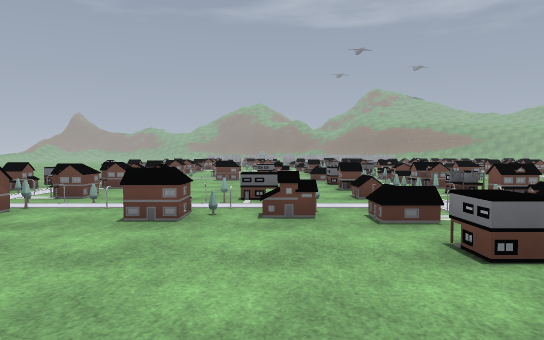
View 1 (above)

16 first-person views from a walk through a level from a Godot 3-D game. The camera is 1.4 m above the floor, tilts 2° down and sees 70° across. The floor is counted in squares, 2 m on a side. Each view is taken from the middle of a square. On the plan, view 1 faces up. The plan holds only what a view shows up to about 11 squares ahead; the rest is blank. The place goes on beyond the plan. Characters and animated objects are left out. Surface patterns are stand-ins for the level's own textures.

View 2
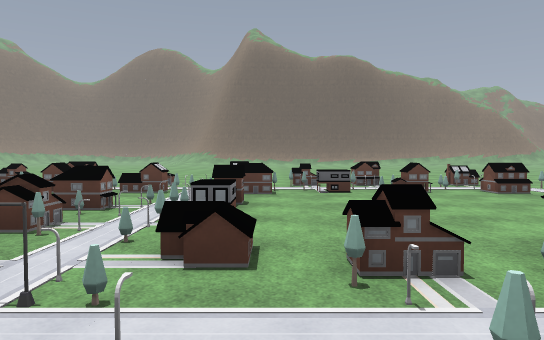

View 3
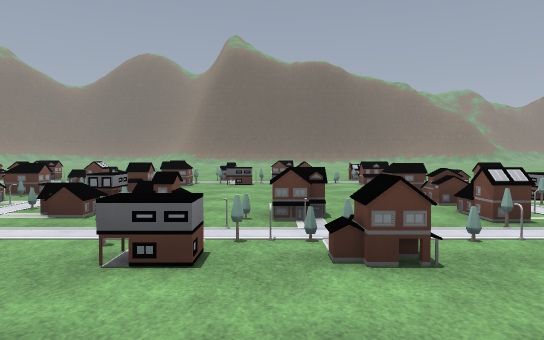

View 4
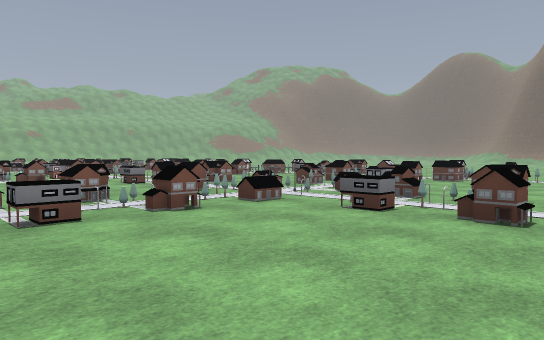

View 5
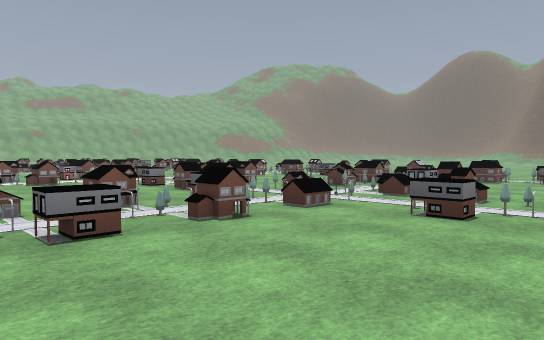

View 6
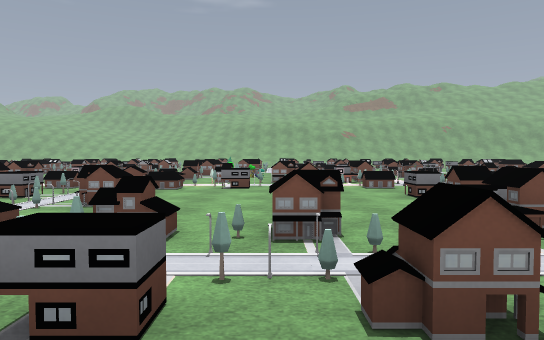

View 7
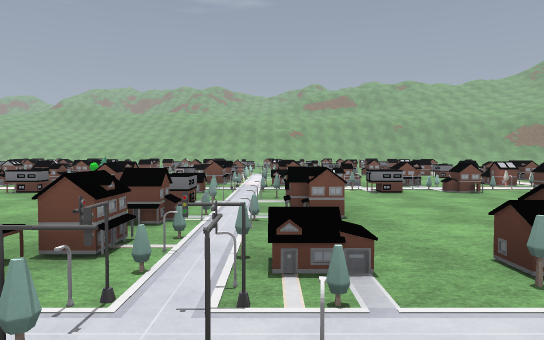

View 8
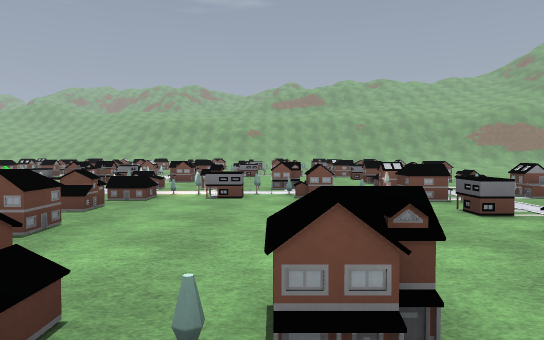

View 9
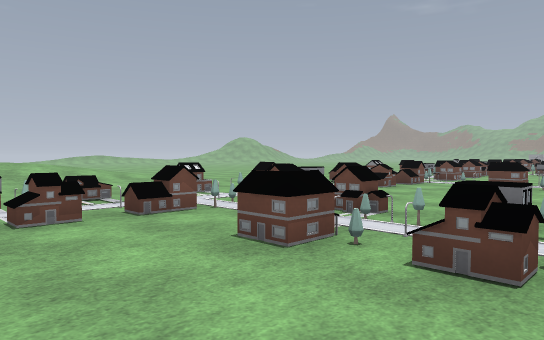

View 10
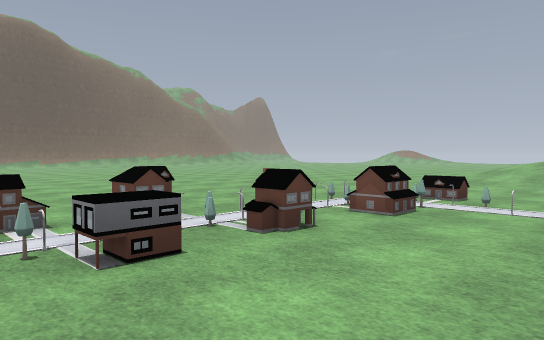

View 11
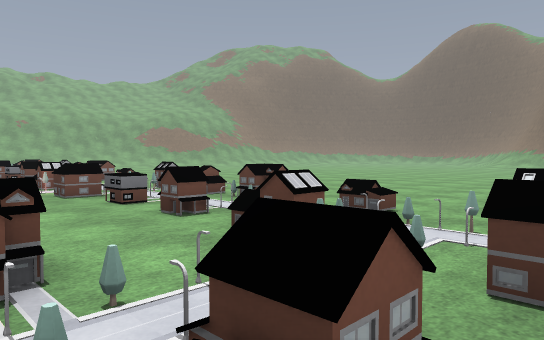

View 12
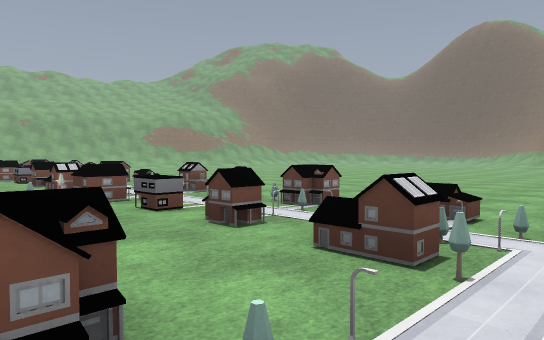

View 13
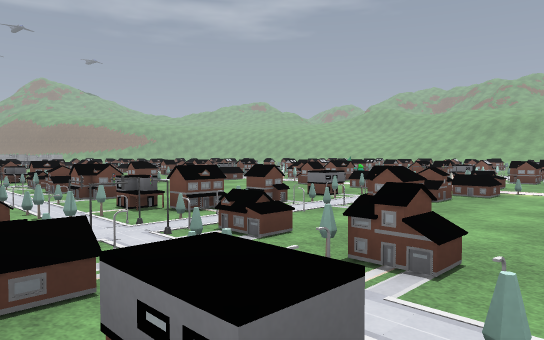

View 14
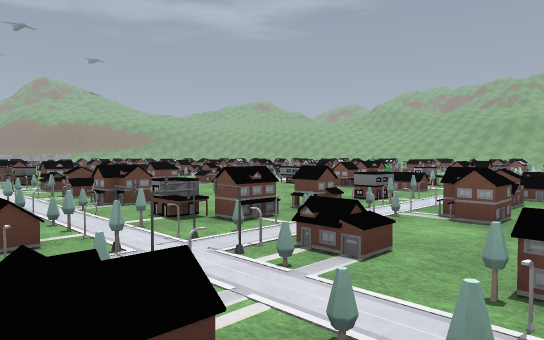

View 15
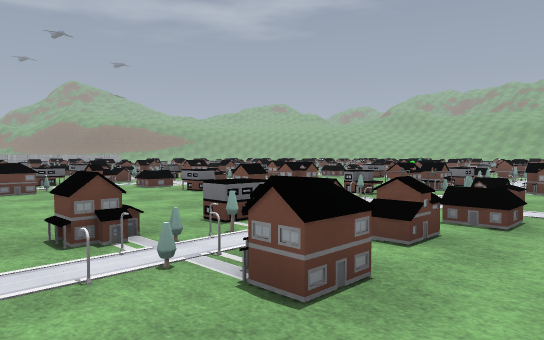

View 16
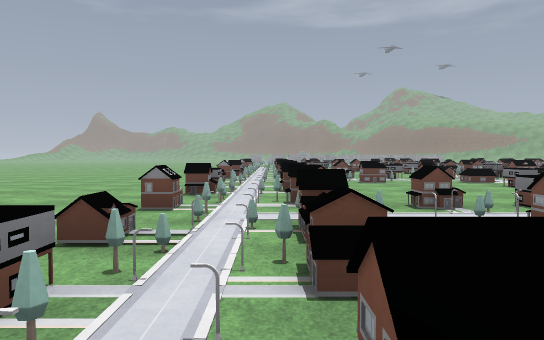

### Floor plan
Key: @ floor where view 1 was taken; # wall or solid block; x gap in a wall; . floor; / step, stairs or slope; = window, fence, low wall or low ledge; ^ raised ledge; B barrel; O other object.
Columns run from 9 left of view 1 to 15 right of it. Each row starts with its distance up from view 1.
 12 ..  .== ==.   ===
 11 ....==..^..==#.^  ==
 10 ....^x.....^=#....^=
  9 .....=^.....x^... ==^
  8 /...=......==#... ==#
  7 /...==^ ...==###..==#
  6 //..=====^.BO^==^=O ^==
  5 / ...==.==.OB===== O===
  4 //..==..^..==#.^  ==#.^
  3   ..^x.....^=#....^=#.
  2     .=^.....x^...#==^.
  1   ..=.....#==....#==.
  0 //..=#=#.@^=#=##.^=#=# .^
 -1 /.. =#===^======^= =   ^=
 -2  .. .==.=x====.=x==== =
 -3  .......^......^..    ^
 -4  ...... .   ......
 -5     ... .   ......
 -6    ......   ......
 -7    ......    .....
 -8       ...    ...
 -9       ..     ...
-10       ..     ...
-11              ..

Where each view was taken, in squares from view 1:
view 1: 0 up, 0 right, facing up
view 2: 7 up, 1 right, facing down
view 3: 9 up, 1 left, facing down
view 4: 11 up, 3 left, facing down-right
view 5: 11 up, 2 left, facing down-right
view 6: 9 up, 0 right, facing right
view 7: 5 up, 1 right, facing right
view 8: 2 up, 2 right, facing right
view 9: 2 up, 1 right, facing up-left
view 10: 2 up, 1 right, facing down-left
view 11: 2 up, 1 right, facing down-right
view 12: 2 up, 2 right, facing down-right
view 13: 2 up, 1 right, facing up-right
view 14: 3 up, 1 right, facing up-right
view 15: 3 up, 3 left, facing up-right
view 16: 1 up, 4 left, facing up
